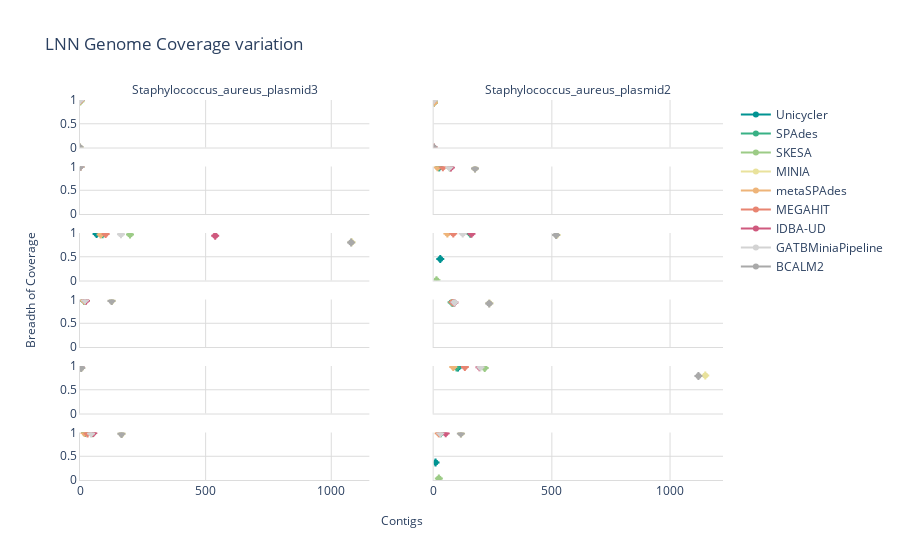
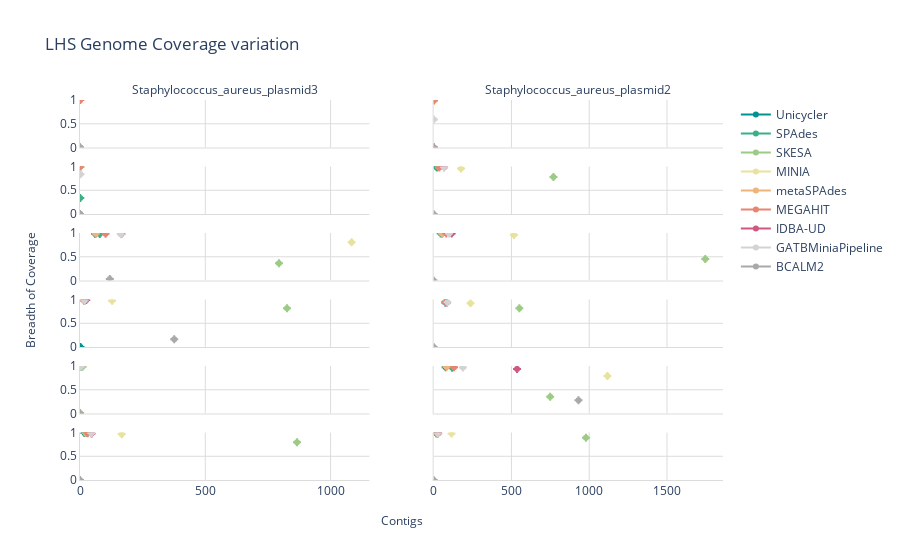
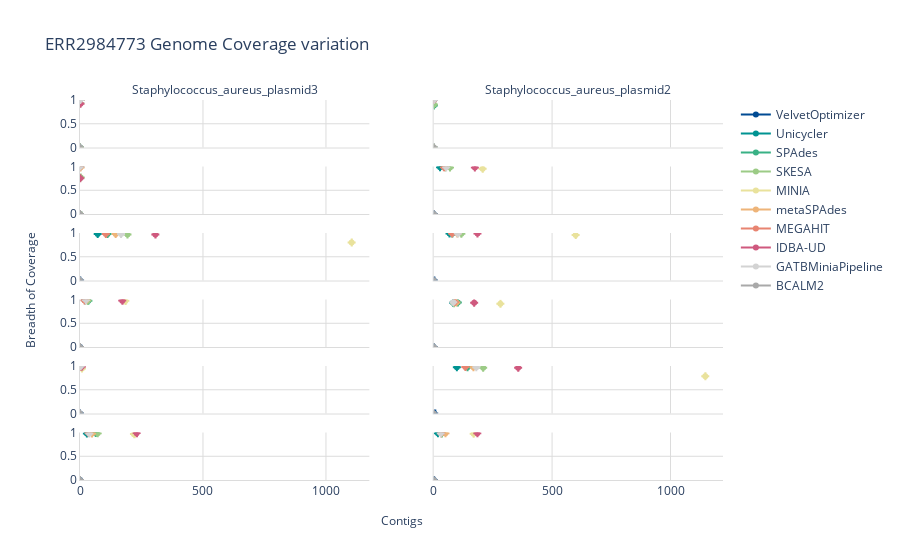
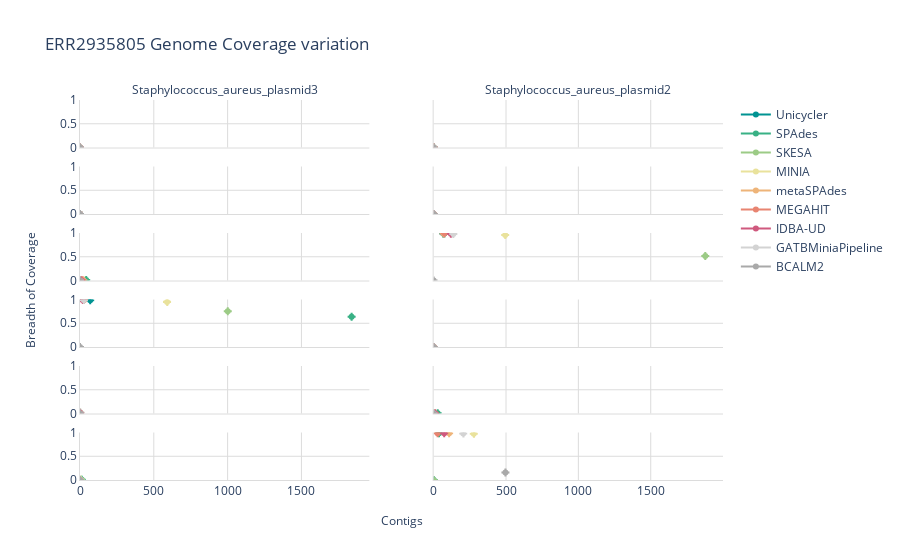

Notebook cell for these charts, in order:
### Markdown cell above
## Plot data

### Code cell
for sample in sorted(df['Sample'].unique(), key=lambda v: v.upper(), reverse=True):
    print('-' + sample)
    fig=make_subplots(rows=6, cols=2, column_titles=sorted(df['Reference'].unique(), key=lambda v: v.upper(), reverse=True),
                     shared_yaxes=True, shared_xaxes=True, x_title="Contigs", y_title="Breadth of Coverage")
    row=1
    col=1
    for reference in sorted(df['Reference'].unique(), key=lambda v: v.upper(), reverse=True):
        print('--' + reference)
        i=0
        print(row, col)
        for assembler in sorted(df['Assembler'].unique(), key=lambda v: v.upper(), reverse=True):
            print('---' + assembler)
            showlegend=True if col==1 and row==1 else False
            contigs = list(df['Contigs'][(df['Assembler'] == assembler) & (df['Reference'] == reference) & (df['Sample'] == sample)])
            boc = list(df['Breadth of Coverage'][(df['Assembler'] == assembler) & (df['Reference'] == reference) & (df['Sample'] == sample)])
            if contigs: #list not empty
                fig.add_trace(go.Scatter(x=[mean(contigs)],
                                         y=[mean(boc)],
                                         error_y=dict(type='data', # value of error bar given in data coordinates
                                                      symmetric=False,
                                                      array=[max(boc)-mean(boc)],
                                                      arrayminus=[min(boc)-mean(boc)],
                                                      visible=True),
                                         error_x=dict(type='data', # value of error bar given in data coordinates
                                                      symmetric=False,
                                                      array=[max(contigs)-mean(contigs)],
                                                      arrayminus=[min(contigs)-mean(contigs)],
                                                      visible=True),
                                         name=assembler, marker=dict(color=COLOURS[i]), showlegend=showlegend),
                              col=col, row=row)
            i+=1
        if col == 2:
            col = 1
            row += 1
        else:
            col += 1
    fig.update_layout(plot_bgcolor='rgb(255,255,255)', title="{} Genome Coverage variation".format(sample))
    fig.update_xaxes(showline=True, linewidth=1, linecolor='#DCDCDC', gridcolor='#DCDCDC', rangemode='tozero')
    fig.update_yaxes(showline=True, linewidth=1, linecolor='#DCDCDC', gridcolor='#DCDCDC', range=[0, 1])
    for i in fig['layout']['annotations']:
        i['font']['size'] = 12
    fig.show()
    plot(fig, filename='Plots/Genome Fragmentation/{}.html'.format(sample), auto_open=False)
